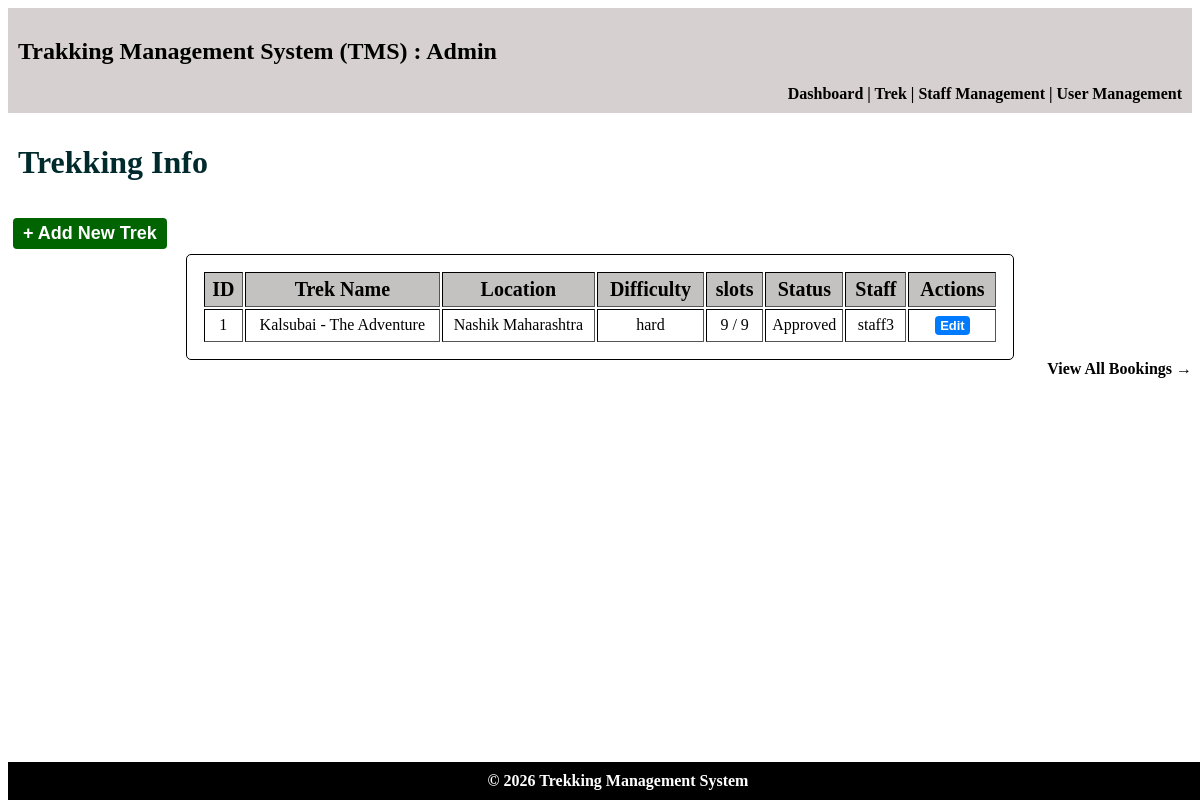
Before: /admin/treks with the older database file.
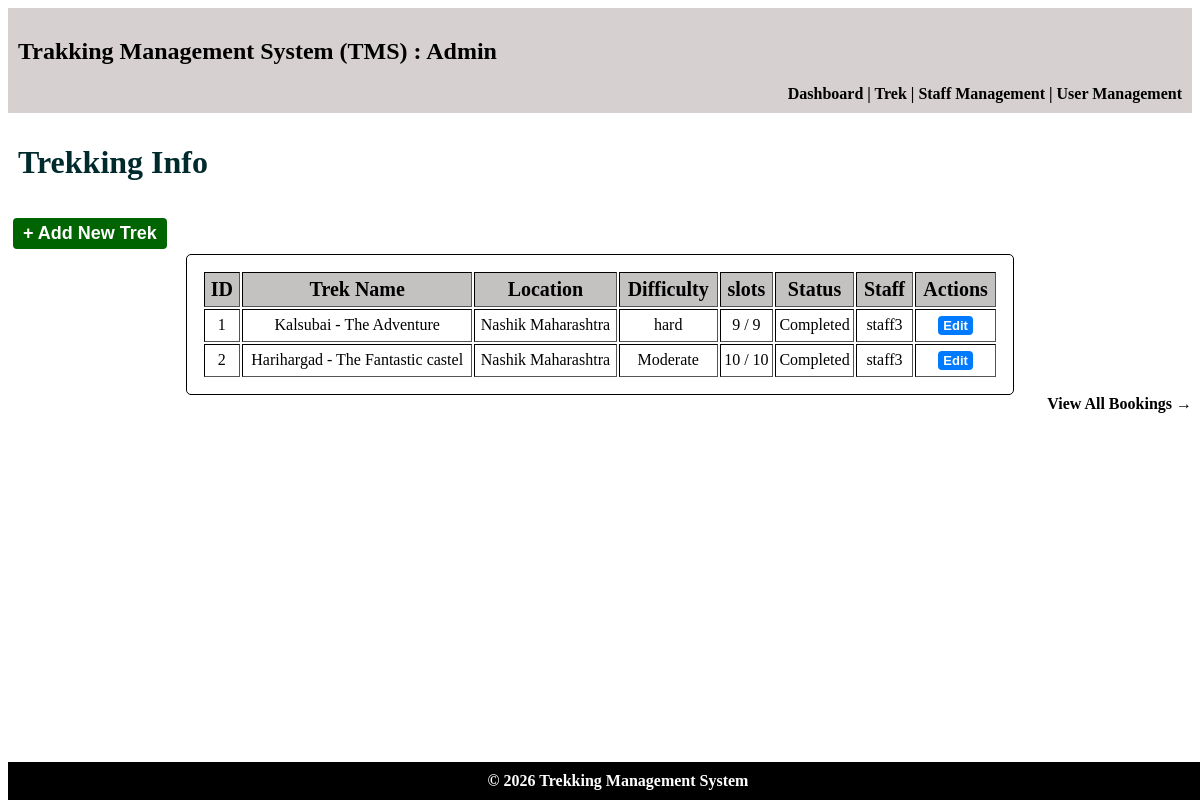
After: the same page with the newer database file.
### models.py (models this page shows)
class Treks(db.Model):
    __tablename__ = "treks"
    trek_id = db.Column(db.Integer,primary_key=True)
    trek_name = db.Column(db.String, nullable=False)
    location = db.Column(db.String, nullable=False)
    duration_days = db.Column(db.Integer,nullable=False)
    total_slots = db.Column(db.Integer,nullable=False)
    avail_slots = db.Column(db.Integer,nullable=False)
    staff_id = db.Column(db.Integer,db.ForeignKey("staff_profiles.staff_id"),nullable=True)
    difficulty = db.Column(db.Integer,nullable=False, default=0)    # 0 = Easy, 1 = Moderate, 2 = Hard
    trek_status = db.Column(db.Integer,nullable=False,default=0)    # 0 = Pending, 1 = Approved, 2 = Open, 3 = Closed, 4 = Completed
    start_date = db.Column(db.Date,nullable=False)
    end_date = db.Column(db.Date, nullable=False)
    description = db.Column(db.String,nullable=False)
    bookings = db.relationship(
        "Bookings",
        cascade="all, delete",
        backref="treks"
    )

class Staff_Profiles(db.Model):
    __tablename__ = "staff_profiles"
    staff_id = db.Column(db.Integer,db.ForeignKey("users.id"), primary_key=True)
    name = db.Column(db.String, nullable=False)
    phone = db.Column(db.String, nullable=False)
    experience = db.Column(db.Integer, nullable=False)
    address = db.Column(db.String, nullable=False)
    emergency_contact = db.Column(db.String, nullable=False)
    status = db.Column(db.Integer,nullable=False,default=0)     # 0 = Registered, 1 = Blacklisted, 2 = Approved
    treks = db.relationship("Treks",cascade="all, delete", backref="staff_profiles")

### controller.py (the view)
@app.route("/admin/treks")
def admin_treks():
    recent_treks = db.session.query(Treks).order_by(Treks.start_date.desc()).limit(5).all()
    return render_template("admin_treks.html",treks=recent_treks)

### templates/admin_treks.html (shortened to what this page needs)
<!DOCTYPE html>
<html lang="en">
<head>
    <link rel="stylesheet" href="/static/main.css">
</head>
<body>
    <header>
        <h2>Trakking Management System (TMS) : Admin</h2>
        <nav>
            <a href="{{ url_for('admin_dashboard') }}"> Dashboard </a>|
            <a href="{{ url_for('admin_treks') }}"> Trek </a>|
            <a href="{{ url_for('admin_staff') }}"> Staff Management </a>|
            <a href="{{ url_for('admin_user') }}"> User Management </a>
        </nav>
    </header>
    <main>
        <h1>Trekking Info</h1>
        <a href="{{ url_for('add_trek') }}" class="btn-link btn-big">+ Add New Trek</a>
        <table class="normal" border="1">
            <tr><th>ID</th>     <th>Trek Name</th>   <th>Location</th>   <th>Difficulty</th>        <th>slots</th>  <th>Status</th>  <th>Staff</th> <th>Actions</th></tr>
            {% for trek in treks %}
            <tr><td>{{ trek.trek_id }}</td>
                <td>{{ trek.trek_name }}</td>
                <td>{{ trek.location }}</td>
                <td>{% if trek.difficulty == 0 %} Easy {% elif trek.difficulty == 1 %} Moderate {% else %} hard {% endif %}</td>
                <td>{{ trek.avail_slots }} / {{ trek.total_slots }}</td>
                <td>
                    {% if trek.trek_status == 0 %}
                        Pending
                    {% elif trek.trek_status == 1 %}
                        Approved
                    {% elif trek.trek_status == 2 %}
                        Open
                    {% elif trek.trek_status == 3 %}
                        Closed
                    {% elif trek.trek_status == 4 %}
                        Completed
                    {% endif %}
                </td>
                <td>
                {% if trek.staff_profiles %}
                    {{ trek.staff_profiles.name }}
                {% else %}
                    Not Assigned
                {% endif %}
                </td>
                <td><a href="{{ url_for('edit_trek', trek_id=trek.trek_id) }}" class="btn-link">Edit</a>
                </td>
            {% else %}
            <tr>
                <td colspan="8">No treks available</td>
            </tr>
            {% endfor %}
        </table>
        <nav>
                <a href="{{ url_for('admin_bookings') }}"> View All Bookings → </a>
        </nav>
    </main>
    <footer>© 2026 Trekking Management System</footer>
</body>
</html>

### static/main.css (style rules this page uses)
body { padding-bottom: 50px; }
footer { background:black; color:white; text-align:center; font-weight:bold; padding:10px; bottom: 0; position: fixed; width: 100%; }
header { background:rgb(214, 208, 208); text-align: justify; padding:10px; }
table th { background: rgb(196, 193, 193); font-size: 20px; padding: 5px; }
.normal { text-align: center; padding: 15px; margin:auto; width:70%; border: 1px solid black; border-radius: 5px; }
nav { text-align: right; font-weight: bold; }
nav a { color: black; text-decoration: none; }
h1 { padding: 10px; color: rgb(1, 42, 45); }
.btn-link { display: inline-block; padding: 2px 5px; text-decoration: none; font-family: sans-serif; font-weight: bold; font-size: small; background-color: #007bff; color: #ffffff; border-radius: 4px; transition: background-color 0.2s ease; cursor: pointer; margin: 5px; }
.btn-big { background-color: darkgreen; color: #ffffff; font-size:large; border-radius: 4px; padding: 5px 10px; }

Changed rows visible on the page:
changed Treks "Kalsubai - The Adventure": trek_status "Approved" → "Completed"
added Treks: trek_id "2", trek_name "Harihargad - The Fantastic castel", location "Nashik Maharashtra", difficulty "Moderate", avail_slots "10", total_slots "10", trek_status "Completed", staff_profiles.name "staff3"
